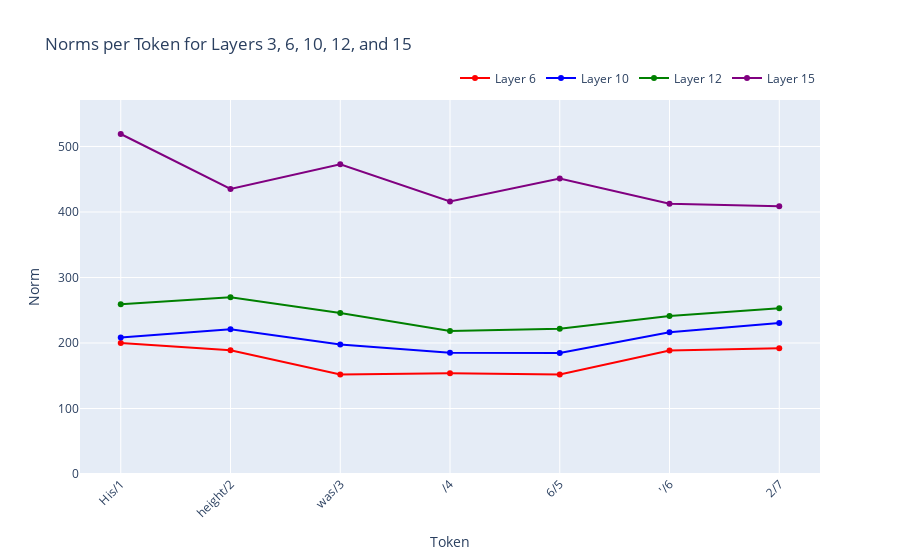

This figure's notebook cell:
### Code cell
# Assume we have already defined and run get_norms
norms = get_norms(toks, [3, 6, 10, 12, 15])
norms = [ns[1:] for ns in norms]

# Prepare token strings
token_strings = model.to_str_tokens(toks[0])
token_strings = [f"{t}/{i}" for i, t in enumerate(token_strings)]
token_strings = token_strings[1:]

# Create DataFrame
df = pd.DataFrame({
    'Token': token_strings,
    'Layer 3 Norm': norms[0],
    'Layer 6 Norm': norms[1],
    'Layer 10 Norm': norms[2],
    'Layer 12 Norm': norms[3],
    'Layer 15 Norm': norms[4]
})

# Create the figure
fig = go.Figure()

# Add traces for each layer
layers = [6, 10, 12, 15]
colors = ['red', 'blue', 'green', 'purple', 'orange']  # You can adjust these colors as needed

for layer, color in zip(layers, colors):
    fig.add_trace(go.Scatter(
        x=df['Token'], 
        y=df[f'Layer {layer} Norm'], 
        mode='lines+markers', 
        name=f'Layer {layer}',
        line=dict(color=color)
    ))

# Calculate the maximum y value
max_y = max(df[[f'Layer {layer} Norm' for layer in layers]].max())

# Update layout
fig.update_layout(
    title='Norms per Token for Layers 3, 6, 10, 12, and 15',
    xaxis_title='Token',
    yaxis_title='Norm',
    xaxis_tickangle=-45,
    yaxis=dict(range=[0, max_y * 1.1]),  # Force y-axis to start at 0
    legend=dict(
        orientation="h",
        yanchor="bottom",
        y=1.02,
        xanchor="right",
        x=1
    )
)

# Show the plot
fig.show()

### Figure 1 — Plotly figure (JSON) as saved in the notebook; plotly's stock layout.template omitted (floating-point values rounded to 4 significant figures)
{"data": [{"line": {"color": "red"}, "mode": "lines+markers", "name": "Layer 6", "type": "scatter", "x": ["His/1", " height/2", " was/3", " /4", "6/5", "'/6", "2/7"], "y": [199.9, 188.9, 151.8, 153.7, 152.1, 188.4, 191.9]}, {"line": {"color": "blue"}, "mode": "lines+markers", "name": "Layer 10", "type": "scatter", "x": ["His/1", " height/2", " was/3", " /4", "6/5", "'/6", "2/7"], "y": [208.3, 221.0, 197.6, 184.9, 184.8, 216.2, 230.5]}, {"line": {"color": "green"}, "mode": "lines+markers", "name": "Layer 12", "type": "scatter", "x": ["His/1", " height/2", " was/3", " /4", "6/5", "'/6", "2/7"], "y": [259.2, 269.8, 245.9, 218.5, 221.8, 241.3, 253.2]}, {"line": {"color": "purple"}, "mode": "lines+markers", "name": "Layer 15", "type": "scatter", "x": ["His/1", " height/2", " was/3", " /4", "6/5", "'/6", "2/7"], "y": [519.1, 435.2, 473.0, 416.1, 451.2, 412.5, 408.9]}], "layout": {"legend": {"orientation": "h", "x": 1, "xanchor": "right", "y": 1.02, "yanchor": "bottom"}, "title": {"text": "Norms per Token for Layers 3, 6, 10, 12, and 15"}, "xaxis": {"tickangle": -45, "title": {"text": "Token"}}, "yaxis": {"range": [0, 571.0], "title": {"text": "Norm"}}}}
